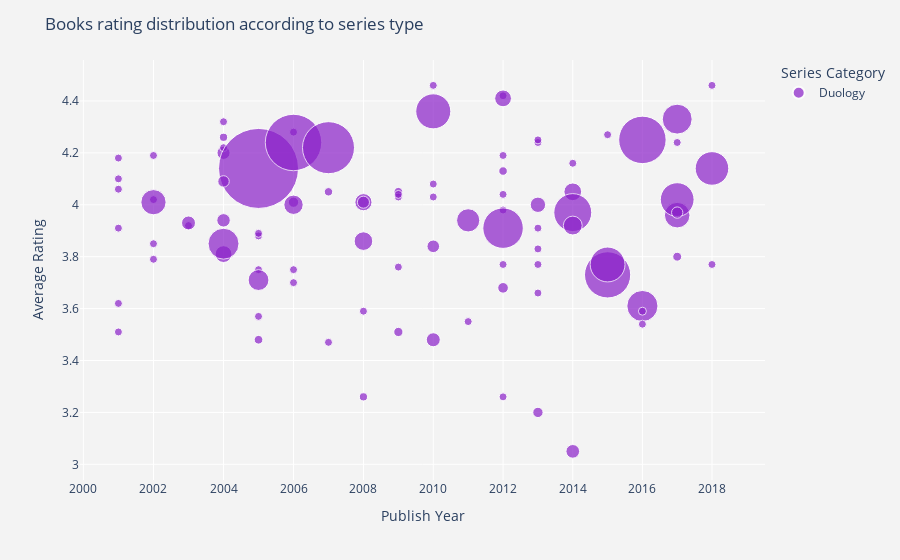

Write notebook code for a chart like this one.
### Code cell
# Displaying the scatter chart to help publishers
display_chart(genre_dropdown.value, series_category_dropdown.value, df_goodreads)

### Figure 1 — Plotly figure (JSON) as saved in the notebook; plotly's stock layout.template omitted (floating-point values rounded to 4 significant figures)
{"data": [{"hovertemplate": "<b>%{hovertext}</b><br><br>Series Category=Duology<br>year_published=%{x}<br>average_rating=%{y}<br>review_count=%{marker.size}<extra></extra>", "hovertext": ["Wraith", "Return to Sullivan's Island", "The Love Song of Miss Queenie Hennessy", "Glass Soup", "Eligible: A Modern Retelling of Pride & Prejudice", "The Rules of Magic", "Sing, Unburied, Sing", "Salvage the Bones", "Eventide", "Before the Storm", "Unleashed", "Emma's Secret", "Portret van een jongeman", "Heart Attack and Vine", "The Girl She Used to Be", "A Spy by Nature", "The Dead Don't Dance", "The Spanish Game", "Wild Fire", "I Wish I Had a Red Dress", "Raylan", "A Well-Tempered Heart", "Old Filth", "Trail of the Beast", "Probably the World's Best Story About a Dog and the Girl Who Loved Me", "Lowcountry Summer", "Fire in the Hole: Stories", "Us Against You", "Maggie", "Last Friends", "The Man in the Wooden Hat", "Soul Identity", "The Lost Books Box Set", "The Exceptions", "Mortal Allies", "Don't Let Me Go", "Emma", "The Bourne Deception", "No Child of Mine", "Skinny Dip", "Amy Falls Down", "Benediction", "Trojan Horse", "Drive", "Son of a Trickster", "Miss Scandalous", "Zero Day", "Miss Nobody", "The Secrets Between Us", "The Space Between Us", "The Accursed", "The Diary of Darcy J. Rhone", "Sita: Warrior of Mithila", "Akiko in the Castle of Alia Rellapor", "The Fire", "Akiko and the Intergalactic Zoo", "Conviction", "Balance of Power", "The Death of Vishnu", "Firstborn: A Progeny Novel", "Secrets She Left Behind", "The Bourne Objective", "Star Island", "Merde Actually", "Metal Gear Solid", "The Girl with the Dragon Tattoo", "The Girl Who Played with Fire", "The Girl Who Kicked the Hornet's Nest", "A Dog's Purpose", "Skagboys", "Gilead", "Porno", "Quicksilver", "The Blade Artist", "Beartown", "The Confusion", "The System of the World", "Leaving Time", "Love Walked In", "After You", "The Art of Hearing Heartbeats", "Night Fall", "The Unlikely Pilgrimage of Harold Fry", "Dead Men's Trousers", "Home", "The Girl in the Spider's Web", "Savages", "Still Me", "Plantation", "A Dog's Journey", "Belong to Me", "Shadow Catcher", "The Whole Truth", "Shadow Maker", "Lila"], "legendgroup": "Duology", "marker": {"color": "#8b20c9", "line": {"width": 1}, "size": [13, 529, 3329, 77, 10306, 6948, 12105, 5726, 1827, 750, 0, 369, 398, 26, 902, 213, 454, 119, 1124, 138, 1199, 776, 1921, 24, 6, 520, 565, 9514, 211, 530, 805, 411, 14, 156, 109, 199, 1985, 248, 289, 2993, 481, 2505, 143, 801, 842, 33, 509, 43, 654, 3975, 1128, 337, 1359, 15, 706, 13, 174, 126, 591, 163, 629, 225, 2079, 270, 75, 67954, 33848, 28757, 13042, 553, 10164, 567, 2065, 344, 23920, 703, 670, 15261, 4612, 22662, 6750, 1394, 17416, 205, 3120, 12902, 1687, 11969, 484, 2982, 3682, 35, 1547, 26, 3784], "sizemin": 4, "sizemode": "area", "sizeref": 21.24, "symbol": "circle"}, "mode": "markers", "name": "Duology", "orientation": "v", "showlegend": true, "type": "scatter", "x": [2010, 2009, 2014, 2005, 2016, 2017, 2017, 2011, 2004, 2007, 2012, 2013, 2002, 2016, 2009, 2001, 2004, 2006, 2006, 2001, 2012, 2012, 2004, 2015, 2006, 2002, 2001, 2017, 2006, 2013, 2009, 2007, 2010, 2012, 2002, 2013, 2014, 2009, 2012, 2004, 2013, 2013, 2012, 2005, 2017, 2013, 2011, 2012, 2018, 2006, 2013, 2012, 2017, 2001, 2008, 2002, 2005, 2003, 2001, 2017, 2009, 2010, 2010, 2005, 2008, 2005, 2006, 2007, 2010, 2012, 2004, 2005, 2003, 2016, 2016, 2004, 2004, 2014, 2005, 2015, 2002, 2004, 2012, 2018, 2008, 2015, 2010, 2018, 2001, 2012, 2008, 2013, 2008, 2014, 2014], "xaxis": "x", "y": [4.03, 3.76, 4.05, 3.88, 3.61, 3.96, 4.02, 3.94, 4.2, 4.05, 4.06, 3.77, 3.79, 3.54, 3.51, 3.51, 4.22, 3.75, 4.01, 4.1, 3.68, 4.13, 3.94, 4.27, 3.7, 3.85, 3.91, 4.33, 4.28, 3.83, 4.05, 3.47, 4.46, 3.98, 4.19, 4.24, 3.05, 4.03, 4.19, 3.81, 3.66, 4, 3.77, 3.48, 3.8, 4.25, 3.55, 4.42, 4.46, 4, 3.2, 3.26, 3.97, 4.06, 3.26, 4.02, 3.89, 3.92, 3.62, 4.24, 4.04, 4.08, 3.48, 3.57, 3.59, 4.14, 4.24, 4.22, 4.36, 4.04, 3.85, 3.75, 3.93, 3.59, 4.25, 4.26, 4.32, 3.97, 3.71, 3.73, 4.01, 4.09, 3.91, 3.77, 4.01, 3.77, 3.84, 4.14, 4.18, 4.41, 3.86, 3.91, 4.01, 4.16, 3.92], "yaxis": "y"}], "layout": {"legend": {"itemsizing": "constant", "title": {"text": "Series Category"}, "tracegroupgap": 0}, "margin": {"t": 60}, "paper_bgcolor": "rgb(243, 243, 243)", "plot_bgcolor": "rgb(243, 243, 243)", "title": {"text": "Books rating distribution according to series type"}, "xaxis": {"anchor": "y", "domain": [0, 1], "gridcolor": "white", "gridwidth": 1, "title": {"text": "Publish Year"}, "type": "log"}, "yaxis": {"anchor": "x", "domain": [0, 1], "gridcolor": "white", "gridwidth": 1, "title": {"text": "Average Rating"}}}}
